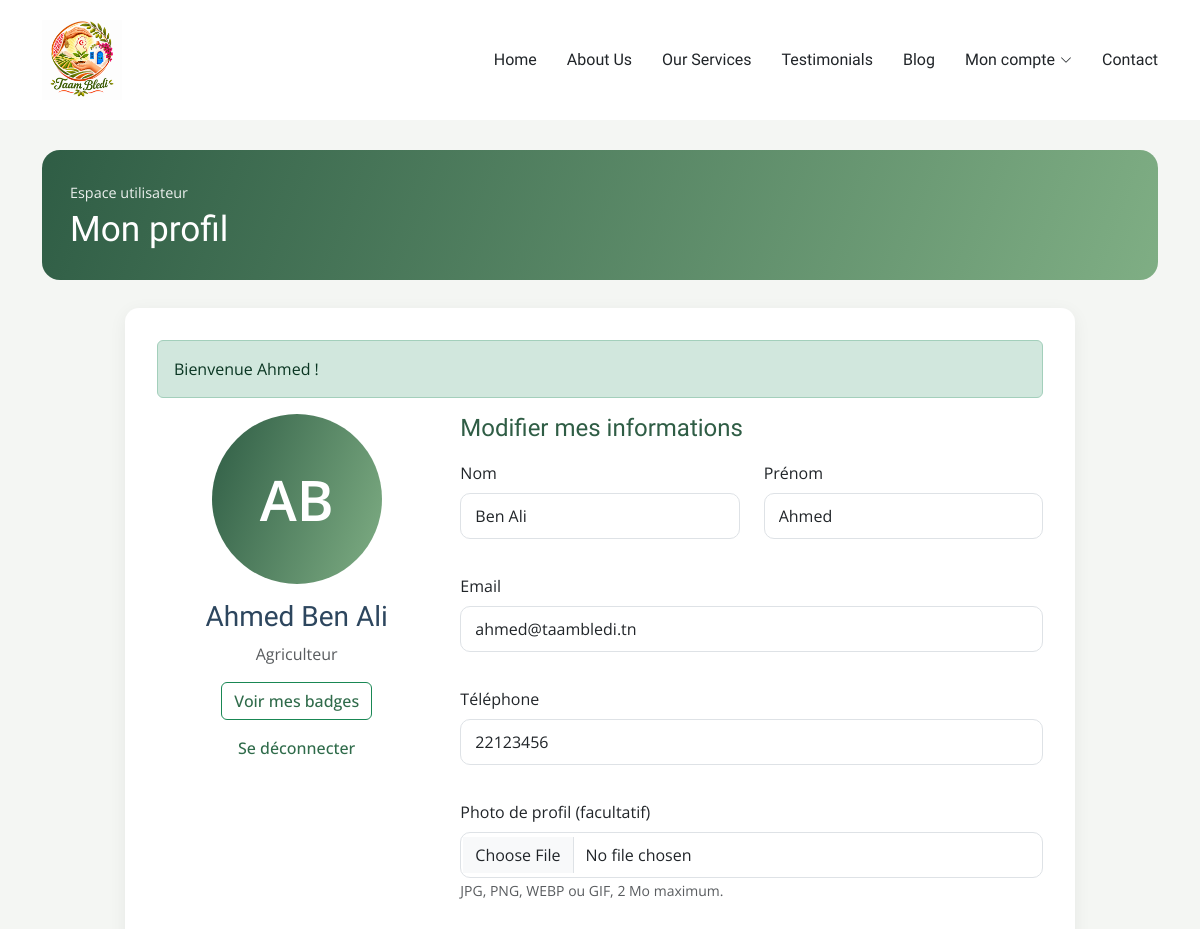
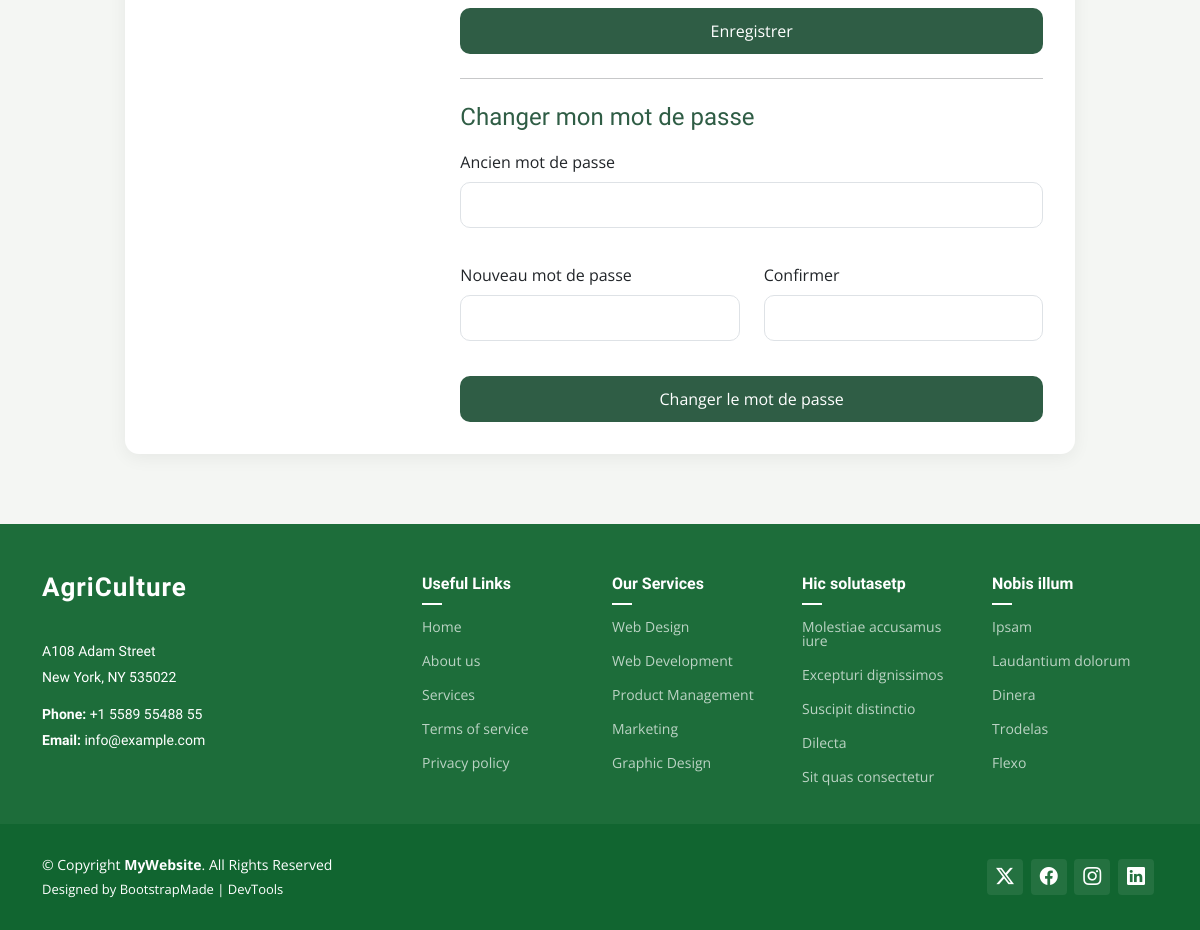
/View/FrontOffice/profil.php (signed in), run on the app's committed database (2 pictures, top to bottom).
### tables this page shows
CREATE TABLE IF NOT EXISTS utilisateur (
  id INT AUTO_INCREMENT PRIMARY KEY,
  nom VARCHAR(50) NOT NULL,
  prenom VARCHAR(50) NOT NULL,
  email VARCHAR(100) NOT NULL UNIQUE,
  motDePasse VARCHAR(255) NOT NULL,
  role VARCHAR(20) NOT NULL DEFAULT 'AGRICULTEUR'
);

### Controller/AuthGuard.php (called while the page is built, shortened)
<?php
function requireLogin(): int
{
    return (int) $_SESSION['user_id'];
}
function e($valeur): string
{
    return htmlspecialchars((string) $valeur, ENT_QUOTES, 'UTF-8');
}
function getFlash(): ?array
{
    $flash = $_SESSION['flash'] ?? null;
    return $flash;
}

### Config/config.php (called while the page is built)
<?php
class config
{
    private static $pdo = null;
    public static function getConnexion()
    {
        if (self::$pdo === null) {
            try {
                self::$pdo = new PDO(
                    'mysql:host=localhost;dbname=ta3m_bledi;charset=utf8mb4',
                    'root',
                    '',
                    [
                        PDO::ATTR_ERRMODE            => PDO::ERRMODE_EXCEPTION,
                        PDO::ATTR_DEFAULT_FETCH_MODE => PDO::FETCH_ASSOC,
                        PDO::ATTR_EMULATE_PREPARES   => false,
                    ]
                );
            } catch (PDOException $e) {
                die('Erreur de connexion à la base : ' . $e->getMessage());
            }
        }
        return self::$pdo;
    }
}

### Controller/UtilisateurController.php (called while the page is built, shortened)
<?php
require_once __DIR__ . '/../Config/config.php';
class UtilisateurController
{
    public function getUtilisateur(int $id)
    {
        $req = config::getConnexion()->prepare("SELECT * FROM utilisateur WHERE id = :id");
        $req->execute(['id' => $id]);
        return $req->fetch();
    }
}

### View/FrontOffice/profil.php (the view, shortened to what this page needs)
<?php
require_once __DIR__ . '/../../Controller/AuthGuard.php';
require_once __DIR__ . '/../../Controller/UtilisateurController.php';
$idUtilisateur = requireLogin();
$utilisateurC  = new UtilisateurController();
$user          = $utilisateurC->getUtilisateur($idUtilisateur);
$erreurs    = [];
$erreursMdp = [];
$valeurs    = [
    'nom'       => $user['nom'],
    'prenom'    => $user['prenom'],
    'email'     => $user['email'],
    'telephone' => $user['telephone'] ?? '',
];
$flash = getFlash();
$initiales = mb_strtoupper(mb_substr($user['prenom'], 0, 1) . mb_substr($user['nom'], 0, 1));
?>
<!DOCTYPE html>
<html lang="en">
<head>
  <link href="assets/vendor/bootstrap/css/bootstrap.min.css" rel="stylesheet">
  <link href="assets/vendor/bootstrap-icons/bootstrap-icons.css" rel="stylesheet">
  <link href="assets/vendor/aos/aos.css" rel="stylesheet">
  <link href="assets/vendor/swiper/swiper-bundle.min.css" rel="stylesheet">
  <link href="assets/vendor/glightbox/css/glightbox.min.css" rel="stylesheet">
  <link href="assets/css/main.css" rel="stylesheet">
  <link href="assets/css/utilisateurs.css" rel="stylesheet">
</head>
<body class="about-page">
  <header id="header" class="header d-flex align-items-center position-relative">
    <div class="container-fluid container-xl position-relative d-flex align-items-center justify-content-between">
      <a href="index.html" class="logo d-flex align-items-center">
        <img src="assets/img/logo.png" alt="AgriCulture">
      </a>
      <nav id="navmenu" class="navmenu">
        <ul>
          <li><a href="index.html">Home</a></li>
          <li><a href="about.html" >About Us</a></li>
          <li><a href="services.html">Our Services</a></li>
          <li><a href="testimonials.html">Testimonials</a></li>
          <li><a href="blog.html">Blog</a></li>
                    <li class="dropdown"><a href="#"><span>Mon compte</span> <i class="bi bi-chevron-down toggle-dropdown"></i></a>
          </li>
          <li><a href="contact.html">Contact</a></li>
        </ul>
      </nav>
    </div>
  </header>
  <main class="main">
    <section class="ub-page">
      <div class="container">
        <div class="ub-hero">
          <span class="ub-hero-label">Espace utilisateur</span>
          <h1>Mon profil</h1>
        </div>
        <div class="ub-card ub-card-large">
          <?php if ($flash): ?>
            <div class="alert alert-<?= e($flash['type']) ?>"><?= e($flash['message']) ?></div>
          <?php endif; ?>
          <div class="row">
            <div class="col-md-4 text-center mb-4">
              <?php if (!empty($user['photo'])): ?>
                <img src="assets/img/uploads/profils/<?= e($user['photo']) ?>" alt="Photo de profil" class="ub-profil-photo mb-3">
              <?php else: ?>
                <div class="ub-avatar mb-3"><?= e($initiales) ?></div>
              <?php endif; ?>
              <h3><?= e($user['prenom'] . ' ' . $user['nom']) ?></h3>
              <p class="text-muted"><?= e(UtilisateurController::ROLES[$user['role']] ?? $user['role']) ?></p>
              <a href="mesBadges.php" class="btn btn-outline-success">Voir mes badges</a>
              <p class="mt-3 mb-0"><a href="deconnexion.php">Se déconnecter</a></p>
            </div>
            <div class="col-md-8">
              <h4>Modifier mes informations</h4>
              <form id="formProfil" action="" method="POST" enctype="multipart/form-data" novalidate>
                <div class="row">
                  <div class="col-md-6 mb-3">
                    <label for="nom" class="form-label">Nom</label>
                    <input type="text" class="form-control <?= isset($erreurs['nom']) ? 'is-invalid' : '' ?>"
                           id="nom" name="nom" value="<?= e($valeurs['nom']) ?>">
                    <div class="ub-erreur" id="erreur-nom"><?= e($erreurs['nom'] ?? '') ?></div>
                  </div>
                  <div class="col-md-6 mb-3">
                    <label for="prenom" class="form-label">Prénom</label>
                    <input type="text" class="form-control <?= isset($erreurs['prenom']) ? 'is-invalid' : '' ?>"
                           id="prenom" name="prenom" value="<?= e($valeurs['prenom']) ?>">
                    <div class="ub-erreur" id="erreur-prenom"><?= e($erreurs['prenom'] ?? '') ?></div>
                  </div>
                </div>
                <div class="mb-3">
                  <label for="email" class="form-label">Email</label>
                  <input type="text" class="form-control <?= isset($erreurs['email']) ? 'is-invalid' : '' ?>"
                         id="email" name="email" value="<?= e($valeurs['email']) ?>">
                  <div class="ub-erreur" id="erreur-email"><?= e($erreurs['email'] ?? '') ?></div>
                </div>
                <div class="mb-3">
                  <label for="telephone" class="form-label">Téléphone</label>
                  <input type="text" class="form-control <?= isset($erreurs['telephone']) ? 'is-invalid' : '' ?>"
                         id="telephone" name="telephone" value="<?= e($valeurs['telephone']) ?>">
                  <div class="ub-erreur" id="erreur-telephone"><?= e($erreurs['telephone'] ?? '') ?></div>
                </div>
                <div class="mb-3">
                  <label for="photo" class="form-label">Photo de profil (facultatif)</label>
                  <input type="file" class="form-control <?= isset($erreurs['photo']) ? 'is-invalid' : '' ?>"
                         id="photo" name="photo">
                  <small class="text-muted">JPG, PNG, WEBP ou GIF, 2 Mo maximum.</small>
                  <div class="ub-erreur" id="erreur-photo"><?= e($erreurs['photo'] ?? '') ?></div>
                </div>
                <button type="submit" class="ub-btn">Enregistrer</button>
              </form>
              <hr class="my-4">
              <h4>Changer mon mot de passe</h4>
              <form id="formMotDePasse" action="" method="POST" novalidate>
                <div class="mb-3">
                  <label for="ancienMdp" class="form-label">Ancien mot de passe</label>
                  <input type="password" class="form-control <?= isset($erreursMdp['ancienMdp']) ? 'is-invalid' : '' ?>"
                         id="ancienMdp" name="ancienMdp">
                  <div class="ub-erreur" id="erreur-ancienMdp"><?= e($erreursMdp['ancienMdp'] ?? '') ?></div>
                </div>
                <div class="row">
                  <div class="col-md-6 mb-3">
                    <label for="nouveauMdp" class="form-label">Nouveau mot de passe</label>
                    <input type="password" class="form-control <?= isset($erreursMdp['nouveauMdp']) ? 'is-invalid' : '' ?>"
                           id="nouveauMdp" name="nouveauMdp">
                    <div class="ub-erreur" id="erreur-nouveauMdp"><?= e($erreursMdp['nouveauMdp'] ?? '') ?></div>
                  </div>
                  <div class="col-md-6 mb-3">
                    <label for="confirmMdp" class="form-label">Confirmer</label>
                    <input type="password" class="form-control <?= isset($erreursMdp['confirmMdp']) ? 'is-invalid' : '' ?>"
                           id="confirmMdp" name="confirmMdp">
                    <div class="ub-erreur" id="erreur-confirmMdp"><?= e($erreursMdp['confirmMdp'] ?? '') ?></div>
                  </div>
                </div>
                <button type="submit" class="ub-btn">Changer le mot de passe</button>
              </form>
            </div>
          </div>
        </div>
      </div>
    </section>
  </main>
  <footer id="footer" class="footer dark-background">
    <div class="footer-top">
      <div class="container">
        <div class="row gy-4">
          <div class="col-lg-4 col-md-6 footer-about">
            <a href="index.html" class="logo d-flex align-items-center">
              <span class="sitename">AgriCulture</span>
            </a>
            <div class="footer-contact pt-3">
              <p>A108 Adam Street</p>
              <p>New York, NY 535022</p>
              <p class="mt-3"><strong>Phone:</strong> <span>+1 5589 55488 55</span></p>
              <p><strong>Email:</strong> <span>info@example.com</span></p>
            </div>
          </div>
          <div class="col-lg-2 col-md-3 footer-links">
            <h4>Useful Links</h4>
            <ul>
              <li><a href="#">Home</a></li>
              <li><a href="#">About us</a></li>
              <li><a href="#">Services</a></li>
              <li><a href="#">Terms of service</a></li>
              <li><a href="#">Privacy policy</a></li>
            </ul>
          </div>
          <div class="col-lg-2 col-md-3 footer-links">
            <h4>Our Services</h4>
            <ul>
              <li><a href="#">Web Design</a></li>
              <li><a href="#">Web Development</a></li>
              <li><a href="#">Product Management</a></li>
              <li><a href="#">Marketing</a></li>
              <li><a href="#">Graphic Design</a></li>
            </ul>
          </div>
          <div class="col-lg-2 col-md-3 footer-links">
            <h4>Hic solutasetp</h4>
            <ul>
              <li><a href="#">Molestiae accusamus iure</a></li>
              <li><a href="#">Excepturi dignissimos</a></li>
              <li><a href="#">Suscipit distinctio</a></li>
              <li><a href="#">Dilecta</a></li>
              <li><a href="#">Sit quas consectetur</a></li>
            </ul>
          </div>
          <div class="col-lg-2 col-md-3 footer-links">
            <h4>Nobis illum</h4>
            <ul>
              <li><a href="#">Ipsam</a></li>
              <li><a href="#">Laudantium dolorum</a></li>
              <li><a href="#">Dinera</a></li>
              <li><a href="#">Trodelas</a></li>
              <li><a href="#">Flexo</a></li>
            </ul>
          </div>
        </div>
      </div>
    </div>
    <div class="copyright text-center">
      <div class="container d-flex flex-column flex-lg-row justify-content-center justify-content-lg-between align-items-center">
        <div class="d-flex flex-column align-items-center align-items-lg-start">
          <div>
            © Copyright <strong><span>MyWebsite</span></strong>. All Rights Reserved
          </div>
          <div class="credits">
            Designed by <a href="https://bootstrapmade.com/">BootstrapMade</a> | <a href="https://bootstrapmade.com/tools/">DevTools</a>
          </div>
        </div>
        <div class="social-links order-first order-lg-last mb-3 mb-lg-0">
          <a href=""><i class="bi bi-twitter-x"></i></a>
          <a href=""><i class="bi bi-facebook"></i></a>
          <a href=""><i class="bi bi-instagram"></i></a>
          <a href=""><i class="bi bi-linkedin"></i></a>
        </div>
      </div>
    </div>
  </footer>
</body>
</html>

### View/FrontOffice/assets/css/main.css (style rules this page uses)
:root { --default-font: "Open Sans", system-ui, -apple-system, "Segoe UI", Roboto, "Helvetica Neue", Arial, "Noto Sans", "Liberation Sans", sans-serif, "Apple Color Emoji", "Segoe UI Emoji", "Segoe UI Symbol", "Noto Color Emoji"; --heading-font: "Marcellus", sans-serif; --nav-font: "Marcellus", sans-serif; }
:root { --background-color: #ffffff; --default-color: #212529; --heading-color: #2d465e; --accent-color: #116530; --surface-color: #ffffff; --contrast-color: #ffffff; }
:root { --nav-color: #212529; --nav-hover-color: #116530; --nav-mobile-background-color: #ffffff; --nav-dropdown-background-color: #ffffff; --nav-dropdown-color: #212529; --nav-dropdown-hover-color: #116530; }
.dark-background { --background-color: #116530; --default-color: #ffffff; --heading-color: #ffffff; --accent-color: #ffffff; --surface-color: #0d4f25; --contrast-color: #ffffff; }
:root { scroll-behavior: smooth; }
body { color: var(--default-color); background-color: var(--background-color); font-family: var(--default-font); }
a { color: var(--accent-color); text-decoration: none; transition: 0.3s; }
h1, h2, h3, h4, h5, h6 { color: var(--heading-color); font-family: var(--heading-font); }
.header { color: var(--default-color); background-color: var(--background-color); padding: 20px 0; transition: all 0.5s; z-index: 997; }
.header .logo { line-height: 1; }
.header .logo img { max-height: 80px; margin-right: 8px; }
@media (min-width: 1200px) { .navmenu { padding: 0; } }
@media (min-width: 1200px) { .navmenu ul { margin: 0; padding: 0; display: flex; list-style: none; align-items: center; } }
@media (min-width: 1200px) { .navmenu li { position: relative; } }
@media (min-width: 1200px) { .navmenu a, .navmenu a:focus { color: var(--nav-color); padding: 18px 15px; font-size: 16px; font-family: var(--nav-font); font-weight: 400; display: flex; align-items: center; justify-content: space-between; white-space: nowrap; transition: 0.3s; } }
@media (min-width: 1200px) { .navmenu a i, .navmenu a:focus i { font-size: 12px; line-height: 0; margin-left: 5px; transition: 0.3s; } }
@media (min-width: 1200px) { .navmenu li:last-child a { padding-right: 0; } }
.footer { color: var(--default-color); background-color: var(--background-color); font-size: 14px; position: relative; }
.footer .footer-top { background-color: color-mix(in srgb, var(--background-color), white 5%); padding-top: 50px; }
.footer .footer-about .logo { line-height: 1; margin-bottom: 25px; }
.footer .footer-about .logo span { color: var(--heading-color); font-family: var(--heading-font); font-size: 26px; font-weight: 700; letter-spacing: 1px; }
.footer .footer-about p { font-size: 14px; font-family: var(--heading-font); }
.footer h4 { font-size: 16px; font-weight: 600; position: relative; padding-bottom: 12px; margin-bottom: 15px; }
.footer h4::after { content: ""; position: absolute; display: block; width: 20px; height: 2px; background: var(--accent-color); bottom: 0; left: 0; }
.footer .footer-links { margin-bottom: 30px; }
.footer .footer-links ul { list-style: none; padding: 0; margin: 0; }
.footer .footer-links ul li { padding: 10px 0; display: flex; align-items: center; }
.footer .footer-links ul li:first-child { padding-top: 0; }
.footer .footer-links ul a { color: color-mix(in srgb, var(--default-color), transparent 30%); display: inline-block; line-height: 1; }
.footer .footer-contact p { margin-bottom: 5px; }
.footer .copyright { padding: 30px 0; }
.footer .credits { margin-top: 5px; font-size: 13px; }
.footer .social-links a { font-size: 18px; display: inline-block; background: color-mix(in srgb, var(--default-color), transparent 92%); color: var(--accent-color); line-height: 1; padding: 8px 0; margin-right: 4px; border-radius: 4px; text-align: center; width: 36px; height: 36px; transition: 0.3s; }
section, .section { color: var(--default-color); background-color: var(--background-color); padding: 60px 0; scroll-margin-top: 100px; overflow: clip; }

### data on the page
utilisateur: initiales "AB", prenom+nom "Ahmed Ben Ali", role "Agriculteur", nom "Ben Ali", prenom "Ahmed", email "ahmed@taambledi.tn", telephone "22123456"

### other printed values
$flash['message'] "Bienvenue Ahmed !"
